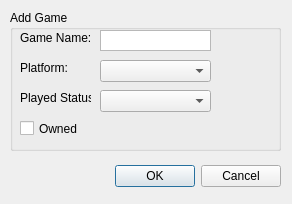
<?xml version="1.0" encoding="UTF-8"?>
<ui version="4.0">
 <class>AddGameForm</class>
 <widget class="QDialog" name="AddGameForm">
  <property name="geometry">
   <rect>
    <x>0</x>
    <y>0</y>
    <width>292</width>
    <height>204</height>
   </rect>
  </property>
  <property name="windowTitle">
   <string>Add Game</string>
  </property>
  <widget class="QDialogButtonBox" name="buttonBox">
   <property name="geometry">
    <rect>
     <x>30</x>
     <y>160</y>
     <width>251</width>
     <height>32</height>
    </rect>
   </property>
   <property name="orientation">
    <enum>Qt::Horizontal</enum>
   </property>
   <property name="standardButtons">
    <set>QDialogButtonBox::Cancel|QDialogButtonBox::Ok</set>
   </property>
  </widget>
  <widget class="QLabel" name="AddGameForm_NameLabel">
   <property name="geometry">
    <rect>
     <x>20</x>
     <y>30</y>
     <width>71</width>
     <height>16</height>
    </rect>
   </property>
   <property name="text">
    <string>Game Name:</string>
   </property>
  </widget>
  <widget class="QTextEdit" name="AddGameForm_GameName">
   <property name="geometry">
    <rect>
     <x>100</x>
     <y>30</y>
     <width>111</width>
     <height>21</height>
    </rect>
   </property>
   <property name="verticalScrollBarPolicy">
    <enum>Qt::ScrollBarAlwaysOff</enum>
   </property>
  </widget>
  <widget class="QLabel" name="AddGameForm_StatusLabel">
   <property name="geometry">
    <rect>
     <x>20</x>
     <y>90</y>
     <width>71</width>
     <height>16</height>
    </rect>
   </property>
   <property name="text">
    <string>Played Status:</string>
   </property>
  </widget>
  <widget class="QGroupBox" name="groupBox">
   <property name="geometry">
    <rect>
     <x>10</x>
     <y>10</y>
     <width>271</width>
     <height>141</height>
    </rect>
   </property>
   <property name="title">
    <string>Add Game</string>
   </property>
   <widget class="QComboBox" name="comboBox">
    <property name="geometry">
     <rect>
      <x>90</x>
      <y>50</y>
      <width>111</width>
      <height>22</height>
     </rect>
    </property>
   </widget>
   <widget class="QLabel" name="AddGameForm_PlatformLabel">
    <property name="geometry">
     <rect>
      <x>10</x>
      <y>50</y>
      <width>71</width>
      <height>16</height>
     </rect>
    </property>
    <property name="text">
     <string>Platform:</string>
    </property>
   </widget>
   <widget class="QCheckBox" name="AddGameForm_OwnedCheck">
    <property name="geometry">
     <rect>
      <x>10</x>
      <y>110</y>
      <width>70</width>
      <height>17</height>
     </rect>
    </property>
    <property name="text">
     <string>Owned</string>
    </property>
   </widget>
   <widget class="QComboBox" name="AddGameForm_PlayStatus">
    <property name="geometry">
     <rect>
      <x>90</x>
      <y>80</y>
      <width>111</width>
      <height>22</height>
     </rect>
    </property>
    <property name="currentText">
     <string/>
    </property>
    <property name="currentIndex">
     <number>-1</number>
    </property>
   </widget>
  </widget>
  <zorder>groupBox</zorder>
  <zorder>buttonBox</zorder>
  <zorder>AddGameForm_NameLabel</zorder>
  <zorder>AddGameForm_GameName</zorder>
  <zorder>AddGameForm_StatusLabel</zorder>
 </widget>
 <resources/>
 <connections>
  <connection>
   <sender>buttonBox</sender>
   <signal>accepted()</signal>
   <receiver>AddGameForm</receiver>
   <slot>accept()</slot>
   <hints>
    <hint type="sourcelabel">
     <x>248</x>
     <y>254</y>
    </hint>
    <hint type="destinationlabel">
     <x>157</x>
     <y>274</y>
    </hint>
   </hints>
  </connection>
  <connection>
   <sender>buttonBox</sender>
   <signal>rejected()</signal>
   <receiver>AddGameForm</receiver>
   <slot>reject()</slot>
   <hints>
    <hint type="sourcelabel">
     <x>316</x>
     <y>260</y>
    </hint>
    <hint type="destinationlabel">
     <x>286</x>
     <y>274</y>
    </hint>
   </hints>
  </connection>
 </connections>
</ui>
